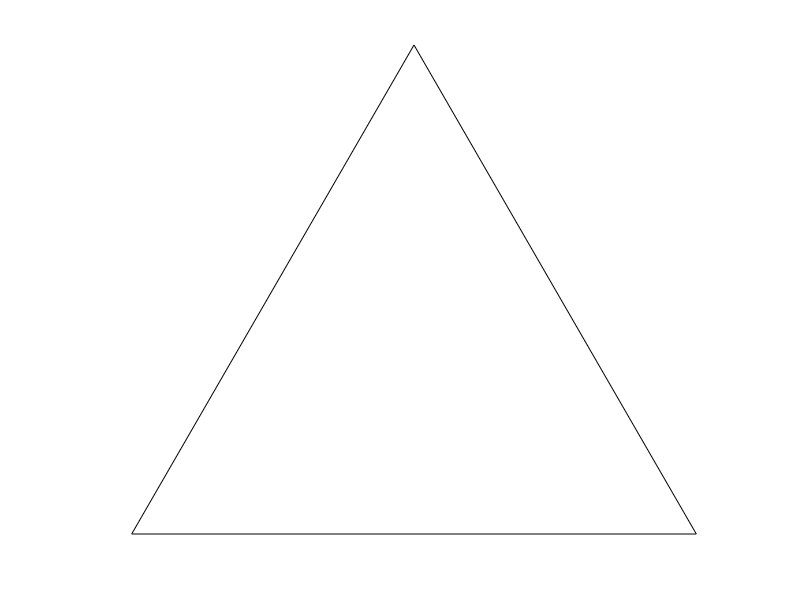

MATLAB code to generate this figure: (Note: this script raises an error after producing the figure.)
%% well-mixed 1
k=4;
r=3;c=1;
alpha=0.7;beta=1.2;

hold on


plot([0,1],[0,0],'k')
plot([0,1/2],[0,1/2*tan(pi/3)],'k')
plot([1/2,1],[1/2*tan(pi/3),0],'k')

axis equal
axis off


%PC for comparison
ang=0.001;
angle=ang*0.5*pi;
xt(1,1)=0.01*sin(angle);xt(3,1)=1-(k-1)/(k-2)*(-1/(k-1)+((k+1)/(k-1)*(1+1/beta*(r*c/(k+1)-c-alpha)))^(1/k))+0.01*cos(angle);xt(2,1)=1-xt(1,1)-xt(3,1);

ne=0;
tspan=[0:0.01:10000];
options=odeset('events',@events1);
[t,y]=ode45(@(t,y) PC_f(t,y,k,r,c,alpha,beta),tspan,xt(:,1),options);

xdata=y(:,1)+y(:,2)*cos(pi/3);
ydata=y(:,2)*sin(pi/3);
plot(xdata,ydata,'Color',0.8*[1,1,1],'Linewidth',1)  
ne=ne+1;
Xdata(1:length(xdata),ne)=xdata;Ydata(1:length(ydata),ne)=ydata;

x1=0;x2=(k-1)/(k-2)*(-1/(k-1)+((k+1)/(k-1)*(1+1/beta*(r*c/(k+1)-c-alpha)))^(1/k));
xdata=x1+x2*cos(pi/3);
ydata=x2*sin(pi/3);
scatter(xdata,ydata,70,'o','Markeredgecolor',0.6*[1,1,1],'Markerfacecolor',0.8*[1,1,1])

ang=0.3;angle=ang*0.5*pi;
xt(1,1)=0.001*sin(angle);
xt31=0.55;
xt(3,1)=xt31;xt(2,1)=1-xt(1,1)-xt(3,1);
tspan=[0:0.01:10000];
options=odeset('events',@events1);
[t,y]=ode45(@(t,y) PC_f(t,y,k,r,c,alpha,beta),tspan,xt(:,1),options);

xdata=y(:,1)+y(:,2)*cos(pi/3);
ydata=y(:,2)*sin(pi/3);
plot(xdata,ydata,'Color',0.8*[1,1,1],'Linewidth',1)  

ne=ne+1;
Xdata(1:length(xdata),ne)=xdata;Ydata(1:length(ydata),ne)=ydata;


numarrow=2;
point=[1110 600];
Xseries=[Xdata(point(1,1),1) Xdata(point(1,2),2)];
Yseries=[Ydata(point(1,1),1) Ydata(point(1,2),2)];
angleseries=[atan((Ydata(point(1,1),1)-Ydata(point(1,1)-1,1))/(Xdata(point(1,1),1)-Xdata(point(1,1)-1,1))) atan((Ydata(point(1,2),2)-Ydata(point(1,2)-1,2))/(Xdata(point(1,2),2)-Xdata(point(1,2)-1,2)))];

len=0.03;
for needle=1:numarrow
    X=Xseries(1,needle);
    Y=Yseries(1,needle);
    angle=angleseries(1,needle);
    plot([X,X+len*sin(angle-pi/3)],[Y,Y-len*cos(angle-pi/3)],'Color',0.8*[1,1,1],'Linewidth',1)
    plot([X,X+len*sin(angle-pi/3-pi/3)],[Y,Y-len*cos(angle-pi/3-pi/3)],'Color',0.8*[1,1,1],'Linewidth',1)
end







%well-mixed
ne=0;
for ang=[0.001]
    angle=ang*0.5*pi;
    xt(1,1)=0.01*sin(angle);xt(3,1)=1-(1+1/beta*(r*c/(k+1)-c-alpha))^(1/k)+0.01*cos(angle);xt(2,1)=1-xt(1,1)-xt(3,1);


    tspan=[0:0.01:10000];
    options=odeset('events',@events1);
    [t,y]=ode45(@(t,y) wellmixed_f(t,y,k,r,c,alpha,beta),tspan,xt(:,1),options);

    xdata=y(:,1)+y(:,2)*cos(pi/3);
    ydata=y(:,2)*sin(pi/3);
    plot(xdata,ydata,'k')   

    ne=ne+1;
    Xdata(1:length(xdata),ne)=xdata;Ydata(1:length(ydata),ne)=ydata;
end

ang=0.3;angle=ang*0.5*pi;
xt(1,1)=0.001*sin(angle);
for xt31=[0.44 0.7]
    xt(3,1)=xt31;xt(2,1)=1-xt(1,1)-xt(3,1);
    tspan=[0:0.01:10000];
    options=odeset('events',@events1);
    [t,y]=ode45(@(t,y) wellmixed_f(t,y,k,r,c,alpha,beta),tspan,xt(:,1),options);

    xdata=y(:,1)+y(:,2)*cos(pi/3);
    ydata=y(:,2)*sin(pi/3);
    plot(xdata,ydata,'k')   

    ne=ne+1;
    Xdata(1:length(xdata),ne)=xdata;Ydata(1:length(ydata),ne)=ydata;
end


numarrow=7;
point=[1730 1000 1000];
Xseries=[0.08 0.4 0.85 0.5 Xdata(point(1,1),1) Xdata(point(1,2),2) Xdata(point(1,3),3)];
Yseries=[0.08*tan(pi/3) 0.4*tan(pi/3) (1-0.85)*tan(pi/3) 0 Ydata(point(1,1),1) Ydata(point(1,2),2) Ydata(point(1,3),3)];
angleseries=[pi/3+pi pi/3 pi/6+pi/2 0 atan((Ydata(point(1,1),1)-Ydata(point(1,1)-1,1))/(Xdata(point(1,1),1)-Xdata(point(1,1)-1,1))) atan((Ydata(point(1,2),2)-Ydata(point(1,2)-1,2))/(Xdata(point(1,2),2)-Xdata(point(1,2)-1,2))) atan((Ydata(point(1,3),3)-Ydata(point(1,3)-1,3))/(Xdata(point(1,3),3)-Xdata(point(1,3)-1,3)))];

len=0.03;
for needle=1:numarrow
    X=Xseries(1,needle);
    Y=Yseries(1,needle);
    angle=angleseries(1,needle);
    plot([X,X+len*sin(angle-pi/3)],[Y,Y-len*cos(angle-pi/3)],'k')
    plot([X,X+len*sin(angle-pi/3-pi/3)],[Y,Y-len*cos(angle-pi/3-pi/3)],'k')
end




scatter([0,0],0,80,'ok','Markerfacecolor','w')
scatter([1,0],0,80,'ok','Markerfacecolor','w')
scatter(1/2,1/2*tan(pi/3),80,'ok','filled')


x1=0;x2=(1+1/beta*(r*c/(k+1)-c-alpha))^(1/k);
xdata=x1+x2*cos(pi/3);
ydata=x2*sin(pi/3);
scatter(xdata,ydata,80,'ok','Markerfacecolor','w')

x1=1/3;x2=1/3;
xdata=x1+x2*cos(pi/3);
ydata=x2*sin(pi/3);
plot(xdata,ydata,'sk','Markerfacecolor','w','Markersize',15)
text(xdata,ydata,'A','Interpreter','latex','HorizontalAlignment','center','VerticalAlignment','middle')
x1=0;x2=0.46;
xdata=x1+x2*cos(pi/3);
ydata=x2*sin(pi/3);
plot(xdata,ydata,'sk','Markerfacecolor','w','Markersize',15)
text(xdata,ydata,'B','Interpreter','latex','HorizontalAlignment','center','VerticalAlignment','middle')

text(0-0.08,0-0.01,'$O$','Interpreter','Latex','FontSize',19)
text(1+0.03,0-0.01,'$C$','Interpreter','Latex','FontSize',19)
text(0.5+0.03,0.5*tan(pi/3),'$D$','Interpreter','Latex','FontSize',19)



%% well-mixed 1 time evolution 1

k=4;
r=3;c=1;
alpha=0.7;beta=1.2;

xt(1,1)=1/3;xt(3,1)=1/3;xt(2,1)=1-xt(1,1)-xt(3,1);

tspan=[0:0.01:50];
[t,y]=ode45(@(t,y) wellmixed_f(t,y,k,r,c,alpha,beta),tspan,xt(:,1));

hold on
plot(tspan,y(:,1),'g')   
plot(tspan,y(:,2),'r') 
plot(tspan,y(:,3),'b') 

xlim([0 50])
ylim([0 1])
box on
xlabel('time','Interpreter','Latex','FontSize',12)

plot(0,xt(1,1),'sk','Markerfacecolor','w','Markersize',11)
text(0,xt(1,1),'A','Interpreter','latex','HorizontalAlignment','center','VerticalAlignment','middle','FontSize',8)

set(gcf,'unit','centimeters','position',[1 1 5.5 4.5])


%% well-mixed 1 time evolution 2

k=4;
r=3;c=1;
alpha=0.7;beta=1.2;

xt(1,1)=0;xt(3,1)=1-0.46;xt(2,1)=1-xt(1,1)-xt(3,1);

tspan=[0:0.01:100];
[t,y]=ode45(@(t,y) wellmixed_f(t,y,k,r,c,alpha,beta),tspan,xt(:,1));

hold on
plot(tspan,y(:,1),'g')   
plot(tspan,y(:,2),'r') 
plot(tspan,y(:,3),'b') 


xlim([0 100])
ylim([0 1])
box on
xlabel('time','Interpreter','Latex','FontSize',12)

for i=[1,3,2]
    plot(0,xt(i,1),'sk','Markerfacecolor','w','Markersize',11)
    text(0,xt(i,1),'B','Interpreter','latex','HorizontalAlignment','center','VerticalAlignment','middle','FontSize',8)
end

set(gcf,'unit','centimeters','position',[1 1 5.5 4.5])




%% well-mixed 2
k=4;
r=3;c=1;
alpha=0.7;beta=5;

hold on


plot([0,1],[0,0],'k')
plot([0,1/2],[0,1/2*tan(pi/3)],'k')
plot([1/2,1],[1/2*tan(pi/3),0],'k')

axis equal
axis off





%well-mixed
ne=0;
xt11=[1/3,0.07,0.6,0.2];
xt31=[1/3,0.07,0.2,0.6];
for i=1:4
    xt(1,1)=xt11(1,i);xt(3,1)=xt31(1,i);xt(2,1)=1-xt(1,1)-xt(3,1);
    tspan=[0:0.01:10000];
    options=odeset('events',@events2);
    [t,y]=ode45(@(t,y) wellmixed_f(t,y,k,r,c,alpha,beta),tspan,xt(:,1),options);

    xdata=y(:,1)+y(:,2)*cos(pi/3);
    ydata=y(:,2)*sin(pi/3);
    plot(xdata,ydata,'k')   

    ne=ne+1;
    Xdata(1:length(xdata),ne)=xdata;Ydata(1:length(ydata),ne)=ydata;
end

for ang=[0.001]
    angle=ang*0.5*pi;
    xt(1,1)=1*sin(angle);xt(3,1)=1-(1+1/beta*(r*c/(k+1)-c-alpha))^(1/k)+0.01*cos(angle);xt(2,1)=1-xt(1,1)-xt(3,1);


    tspan=[0:0.01:10000];
    options=odeset('events',@events1);
    [t,y]=ode45(@(t,y) wellmixed_f(t,y,k,r,c,alpha,beta),tspan,xt(:,1),options);

    xdata=y(:,1)+y(:,2)*cos(pi/3);
    ydata=y(:,2)*sin(pi/3);
    plot(xdata,ydata,'k')   

    ne=ne+1;
    Xdata(1:length(xdata),ne)=xdata;Ydata(1:length(ydata),ne)=ydata;
end

numarrow=9;
point=[40 200 40 40 260];
Xseries=[1/4 0.49 0.75 0.5 Xdata(point(1,1),1) Xdata(point(1,2),2) Xdata(point(1,3),3) Xdata(point(1,4),4) Xdata(point(1,5),5)];
Yseries=[1/4*tan(pi/3) 0.49*tan(pi/3) (1-0.75)*tan(pi/3) 0 Ydata(point(1,1),1) Ydata(point(1,2),2) Ydata(point(1,3),3) Ydata(point(1,4),4) Ydata(point(1,5),5)];
angleseries=[pi/3+pi pi/3 pi/6+pi/2 0 atan((Ydata(point(1,1),1)-Ydata(point(1,1)-1,1))/(Xdata(point(1,1),1)-Xdata(point(1,1)-1,1))) atan((Ydata(point(1,2),2)-Ydata(point(1,2)-1,2))/(Xdata(point(1,2),2)-Xdata(point(1,2)-1,2))) atan((Ydata(point(1,3),3)-Ydata(point(1,3)-1,3))/(Xdata(point(1,3),3)-Xdata(point(1,3)-1,3))) atan((Ydata(point(1,4),4)-Ydata(point(1,4)-1,4))/(Xdata(point(1,4),4)-Xdata(point(1,4)-1,4))) pi+atan((Ydata(point(1,5),5)-Ydata(point(1,5)-1,5))/(Xdata(point(1,5),5)-Xdata(point(1,5)-1,5)))];

len=0.03;
for needle=1:numarrow
    X=Xseries(1,needle);
    Y=Yseries(1,needle);
    angle=angleseries(1,needle);
    plot([X,X+len*sin(angle-pi/3)],[Y,Y-len*cos(angle-pi/3)],'k')
    plot([X,X+len*sin(angle-pi/3-pi/3)],[Y,Y-len*cos(angle-pi/3-pi/3)],'k')
end




scatter([0,0],0,80,'ok','Markerfacecolor','w')
scatter([1,0],0,80,'ok','Markerfacecolor','w')
scatter(1/2,1/2*tan(pi/3),80,'ok','filled')


x1=0;x2=(1+1/beta*(r*c/(k+1)-c-alpha))^(1/k);
xdata=x1+x2*cos(pi/3);
ydata=x2*sin(pi/3);
scatter(xdata,ydata,80,'ok','Markerfacecolor','w')

x1=1/3;x2=1/3;
xdata=x1+x2*cos(pi/3);
ydata=x2*sin(pi/3);
plot(xdata,ydata,'sk','Markerfacecolor','w','Markersize',15)
text(xdata,ydata,'A','Interpreter','latex','HorizontalAlignment','center','VerticalAlignment','middle')
x1=0.07;x2=0.86;
xdata=x1+x2*cos(pi/3);
ydata=x2*sin(pi/3);
plot(xdata,ydata,'sk','Markerfacecolor','w','Markersize',15)
text(xdata,ydata,'B','Interpreter','latex','HorizontalAlignment','center','VerticalAlignment','middle')

text(0-0.08,0-0.01,'$O$','Interpreter','Latex','FontSize',19)
text(1+0.03,0-0.01,'$C$','Interpreter','Latex','FontSize',19)
text(0.5+0.03,0.5*tan(pi/3),'$D$','Interpreter','Latex','FontSize',19)


%% well-mixed 2 time evolution 1

k=4;
r=3;c=1;
alpha=0.7;beta=5;

xt(1,1)=1/3;xt(3,1)=1/3;xt(2,1)=1-xt(1,1)-xt(3,1);

tspan=[0:0.01:100];
[t,y]=ode45(@(t,y) wellmixed_f(t,y,k,r,c,alpha,beta),tspan,xt(:,1));

hold on
plot(tspan,y(:,1),'g')   
plot(tspan,y(:,2),'r') 
plot(tspan,y(:,3),'b') 

xlim([0 100])
ylim([0 1])
box on
xlabel('time','Interpreter','Latex','FontSize',12)

plot(0,xt(1,1),'sk','Markerfacecolor','w','Markersize',11)
text(0,xt(1,1),'A','Interpreter','latex','HorizontalAlignment','center','VerticalAlignment','middle','FontSize',8)

set(gcf,'unit','centimeters','position',[1 1 5.5 4.5])


%% well-mixed 2 time evolution 2

k=4;
r=3;c=1;
alpha=0.7;beta=5;

xt(1,1)=0.07;xt(3,1)=0.07;xt(2,1)=1-xt(1,1)-xt(3,1);

tspan=[0:0.01:50];
[t,y]=ode45(@(t,y) wellmixed_f(t,y,k,r,c,alpha,beta),tspan,xt(:,1));

hold on
plot(tspan,y(:,1),'g')   
plot(tspan,y(:,2),'r') 
plot(tspan,y(:,3),'b') 

xlim([0 50])
ylim([0 1])
box on
xlabel('time','Interpreter','Latex','FontSize',12)

plot(0,xt(1,1),'sk','Markerfacecolor','w','Markersize',11)
text(0,xt(1,1),'B','Interpreter','latex','HorizontalAlignment','center','VerticalAlignment','middle','FontSize',8)
plot(0,xt(2,1),'sk','Markerfacecolor','w','Markersize',11)
text(0,xt(2,1),'B','Interpreter','latex','HorizontalAlignment','center','VerticalAlignment','middle','FontSize',8)

set(gcf,'unit','centimeters','position',[1 1 5.5 4.5])



%% PC 1
k=4;
r=3;c=1;
alpha=0.7;beta=1.2;

hold on


plot([0,1],[0,0],'k')
plot([0,1/2],[0,1/2*tan(pi/3)],'k')
plot([1/2,1],[1/2*tan(pi/3),0],'k')

axis equal
axis off



%well-mixed for comparison
ne=0;
ang=0.001;
angle=ang*0.5*pi;
xt(1,1)=0.01*sin(angle);xt(3,1)=1-(1+1/beta*(r*c/(k+1)-c-alpha))^(1/k)+0.01*cos(angle);xt(2,1)=1-xt(1,1)-xt(3,1);

tspan=[0:0.01:10000];
options=odeset('events',@events1);
[t,y]=ode45(@(t,y) wellmixed_f(t,y,k,r,c,alpha,beta),tspan,xt(:,1),options);

xdata=y(:,1)+y(:,2)*cos(pi/3);
ydata=y(:,2)*sin(pi/3);
plot(xdata,ydata,'Color',0.8*[1,1,1],'Linewidth',1)  
ne=ne+1;
Xdata(1:length(xdata),ne)=xdata;Ydata(1:length(ydata),ne)=ydata;

ang=0.3;angle=ang*0.5*pi;
xt(1,1)=0.001*sin(angle);
xt31=0.44;
xt(3,1)=xt31;xt(2,1)=1-xt(1,1)-xt(3,1);
tspan=[0:0.01:10000];
options=odeset('events',@events1);
[t,y]=ode45(@(t,y) wellmixed_f(t,y,k,r,c,alpha,beta),tspan,xt(:,1),options);

xdata=y(:,1)+y(:,2)*cos(pi/3);
ydata=y(:,2)*sin(pi/3);
plot(xdata,ydata,'Color',0.8*[1,1,1],'Linewidth',1)  

ne=ne+1;
Xdata(1:length(xdata),ne)=xdata;Ydata(1:length(ydata),ne)=ydata;



x1=0;x2=(1+1/beta*(r*c/(k+1)-c-alpha))^(1/k);
xdata=x1+x2*cos(pi/3);
ydata=x2*sin(pi/3);
scatter(xdata,ydata,70,'o','Markeredgecolor',0.6*[1,1,1],'Markerfacecolor',0.8*[1,1,1])

numarrow=2;
point=[1730 1000];
Xseries=[Xdata(point(1,1),1) Xdata(point(1,2),2)];
Yseries=[Ydata(point(1,1),1) Ydata(point(1,2),2)];
angleseries=[atan((Ydata(point(1,1),1)-Ydata(point(1,1)-1,1))/(Xdata(point(1,1),1)-Xdata(point(1,1)-1,1))) atan((Ydata(point(1,2),2)-Ydata(point(1,2)-1,2))/(Xdata(point(1,2),2)-Xdata(point(1,2)-1,2)))];

len=0.03;
for needle=1:numarrow
    X=Xseries(1,needle);
    Y=Yseries(1,needle);
    angle=angleseries(1,needle);
    plot([X,X+len*sin(angle-pi/3)],[Y,Y-len*cos(angle-pi/3)],'Color',0.8*[1,1,1],'Linewidth',1)
    plot([X,X+len*sin(angle-pi/3-pi/3)],[Y,Y-len*cos(angle-pi/3-pi/3)],'Color',0.8*[1,1,1],'Linewidth',1)
end



%PC
ne=0;
for ang=[0.001]
    angle=ang*0.5*pi;
    xt(1,1)=0.01*sin(angle);xt(3,1)=1-(k-1)/(k-2)*(-1/(k-1)+((k+1)/(k-1)*(1+1/beta*(r*c/(k+1)-c-alpha)))^(1/k))+0.01*cos(angle);xt(2,1)=1-xt(1,1)-xt(3,1);


    tspan=[0:0.01:10000];
    options=odeset('events',@events1);
    [t,y]=ode45(@(t,y) PC_f(t,y,k,r,c,alpha,beta),tspan,xt(:,1),options);

    xdata=y(:,1)+y(:,2)*cos(pi/3);
    ydata=y(:,2)*sin(pi/3);
    plot(xdata,ydata,'k')   

    ne=ne+1;
    Xdata(1:length(xdata),ne)=xdata;Ydata(1:length(ydata),ne)=ydata;
end


ang=0.3;angle=ang*0.5*pi;
xt(1,1)=0.001*sin(angle);
for xt31=[0.55 0.8]
    xt(3,1)=xt31;xt(2,1)=1-xt(1,1)-xt(3,1);
    tspan=[0:0.01:10000];
    options=odeset('events',@events1);
    [t,y]=ode45(@(t,y) PC_f(t,y,k,r,c,alpha,beta),tspan,xt(:,1),options);

    xdata=y(:,1)+y(:,2)*cos(pi/3);
    ydata=y(:,2)*sin(pi/3);
    plot(xdata,ydata,'k')   

    ne=ne+1;
    Xdata(1:length(xdata),ne)=xdata;Ydata(1:length(ydata),ne)=ydata;
end


numarrow=7;
point=[1110 600 800];
Xseries=[0.04 0.35 0.82 0.5 Xdata(point(1,1),1) Xdata(point(1,2),2) Xdata(point(1,3),3)];
Yseries=[0.04*tan(pi/3) 0.35*tan(pi/3) (1-0.82)*tan(pi/3) 0 Ydata(point(1,1),1) Ydata(point(1,2),2) Ydata(point(1,3),3)];
angleseries=[pi/3+pi pi/3 pi/6+pi/2 0 atan((Ydata(point(1,1),1)-Ydata(point(1,1)-1,1))/(Xdata(point(1,1),1)-Xdata(point(1,1)-1,1))) atan((Ydata(point(1,2),2)-Ydata(point(1,2)-1,2))/(Xdata(point(1,2),2)-Xdata(point(1,2)-1,2))) atan((Ydata(point(1,3),3)-Ydata(point(1,3)-1,3))/(Xdata(point(1,3),3)-Xdata(point(1,3)-1,3)))];

len=0.03;
for needle=1:numarrow
    X=Xseries(1,needle);
    Y=Yseries(1,needle);
    angle=angleseries(1,needle);
    plot([X,X+len*sin(angle-pi/3)],[Y,Y-len*cos(angle-pi/3)],'k')
    plot([X,X+len*sin(angle-pi/3-pi/3)],[Y,Y-len*cos(angle-pi/3-pi/3)],'k')
end





scatter([0,0],0,80,'ok','Markerfacecolor','w')
scatter([1,0],0,80,'ok','Markerfacecolor','w')
scatter(1/2,1/2*tan(pi/3),80,'ok','filled')


x1=0;x2=(k-1)/(k-2)*(-1/(k-1)+((k+1)/(k-1)*(1+1/beta*(r*c/(k+1)-c-alpha)))^(1/k));
xdata=x1+x2*cos(pi/3);
ydata=x2*sin(pi/3);
scatter(xdata,ydata,80,'ok','Markerfacecolor','w')

x1=1/3;x2=1/3;
xdata=x1+x2*cos(pi/3);
ydata=x2*sin(pi/3);
plot(xdata,ydata,'sk','Markerfacecolor','w','Markersize',15)
text(xdata,ydata,'A','Interpreter','latex','HorizontalAlignment','center','VerticalAlignment','middle')
x1=0;x2=0.46;
xdata=x1+x2*cos(pi/3);
ydata=x2*sin(pi/3);
plot(xdata,ydata,'sk','Markerfacecolor','w','Markersize',15)
text(xdata,ydata,'B','Interpreter','latex','HorizontalAlignment','center','VerticalAlignment','middle')

text(0-0.08,0-0.01,'$O$','Interpreter','Latex','FontSize',19)
text(1+0.03,0-0.01,'$C$','Interpreter','Latex','FontSize',19)
text(0.5+0.03,0.5*tan(pi/3),'$D$','Interpreter','Latex','FontSize',19)



%% PC 1 time evolution 1

k=4;
r=3;c=1;
alpha=0.7;beta=1.2;

xt(1,1)=1/3;xt(3,1)=xt(1,1);xt(2,1)=1-xt(1,1)-xt(3,1);

tspan=[0:0.01:50];
[t,y]=ode45(@(t,y) PC_f(t,y,k,r,c,alpha,beta),tspan,xt(:,1));

hold on
plot(tspan,y(:,1),'g')   
plot(tspan,y(:,2),'r') 
plot(tspan,y(:,3),'b') 


xlim([0 50])
ylim([0 1])
box on
xlabel('time','Interpreter','Latex','FontSize',12)

plot(0,xt(1,1),'sk','Markerfacecolor','w','Markersize',11)
text(0,xt(1,1),'A','Interpreter','latex','HorizontalAlignment','center','VerticalAlignment','middle','FontSize',8)

set(gcf,'unit','centimeters','position',[1 1 5.5 4.5])



%% PC 1 time evolution 1

k=4;
r=3;c=1;
alpha=0.7;beta=1.2;

xt(1,1)=0;xt(3,1)=1-0.46;xt(2,1)=1-xt(1,1)-xt(3,1);

tspan=[0:0.01:50];
[t,y]=ode45(@(t,y) PC_f(t,y,k,r,c,alpha,beta),tspan,xt(:,1));

hold on
plot(tspan,y(:,1),'g')   
plot(tspan,y(:,2),'r') 
plot(tspan,y(:,3),'b') 


xlim([0 50])
ylim([0 1])
box on
xlabel('time','Interpreter','Latex','FontSize',12)

for i=[1,3,2]
    plot(0,xt(i,1),'sk','Markerfacecolor','w','Markersize',11)
    text(0,xt(i,1),'B','Interpreter','latex','HorizontalAlignment','center','VerticalAlignment','middle','FontSize',8)
end


set(gcf,'unit','centimeters','position',[1 1 5.5 4.5])







%% PC 2
k=4;
r=3;c=1;
alpha=0.7;beta=5;

hold on


plot([0,1],[0,0],'k')
plot([0,1/2],[0,1/2*tan(pi/3)],'k')
plot([1/2,1],[1/2*tan(pi/3),0],'k')

axis equal
axis off




%PC

ne=0;
xt11=[1/3,0.07,0.6,0.2];
xt31=[1/3,0.07,0.2,0.6];
for i=1:4
    xt(1,1)=xt11(1,i);xt(3,1)=xt31(1,i);xt(2,1)=1-xt(1,1)-xt(3,1);
    tspan=[0:0.01:2000];
    options=odeset('events',@events2);
    [t,y]=ode45(@(t,y) PC_f(t,y,k,r,c,alpha,beta),tspan,xt(:,1),options);

    xdata=y(:,1)+y(:,2)*cos(pi/3);
    ydata=y(:,2)*sin(pi/3);
    plot(xdata,ydata,'k')   

    ne=ne+1;
    Xdata(1:length(xdata),ne)=xdata;Ydata(1:length(ydata),ne)=ydata;
end


numarrow=9;
point=[40 60 40 40 2770 1670];
Xseries=[1/4 0.75 0.5 Xdata(point(1,1),1) Xdata(point(1,2),2) Xdata(point(1,3),3) Xdata(point(1,4),4) Xdata(point(1,5),1) Xdata(point(1,6),3)];
Yseries=[1/4*tan(pi/3) (1-0.75)*tan(pi/3) 0 Ydata(point(1,1),1) Ydata(point(1,2),2) Ydata(point(1,3),3) Ydata(point(1,4),4) Ydata(point(1,5),1) Ydata(point(1,6),3)];
angleseries=[pi/3+pi pi/3+pi/3 0 atan((Ydata(point(1,1),1)-Ydata(point(1,1)-1,1))/(Xdata(point(1,1),1)-Xdata(point(1,1)-1,1))) pi+atan((Ydata(point(1,2),2)-Ydata(point(1,2)-1,2))/(Xdata(point(1,2),2)-Xdata(point(1,2)-1,2))) atan((Ydata(point(1,3),3)-Ydata(point(1,3)-1,3))/(Xdata(point(1,3),3)-Xdata(point(1,3)-1,3))) atan((Ydata(point(1,4),4)-Ydata(point(1,4)-1,4))/(Xdata(point(1,4),4)-Xdata(point(1,4)-1,4))) pi+atan((Ydata(point(1,5),1)-Ydata(point(1,5)-1,1))/(Xdata(point(1,5),1)-Xdata(point(1,5)-1,1))) pi+atan((Ydata(point(1,6),3)-Ydata(point(1,6)-1,3))/(Xdata(point(1,6),3)-Xdata(point(1,6)-1,3)))];

len=0.03;
for needle=1:numarrow
    X=Xseries(1,needle);
    Y=Yseries(1,needle);
    angle=angleseries(1,needle);
    plot([X,X+len*sin(angle-pi/3)],[Y,Y-len*cos(angle-pi/3)],'k')
    plot([X,X+len*sin(angle-pi/3-pi/3)],[Y,Y-len*cos(angle-pi/3-pi/3)],'k')
end




scatter([0,0],0,80,'ok','Markerfacecolor','w')
scatter([1,0],0,80,'ok','Markerfacecolor','w')
scatter(1/2,1/2*tan(pi/3),80,'ok','Markerfacecolor','w')



x1=1/3;x2=1/3;
xdata=x1+x2*cos(pi/3);
ydata=x2*sin(pi/3);
plot(xdata,ydata,'sk','Markerfacecolor','w','Markersize',15)
text(xdata,ydata,'A','Interpreter','latex','HorizontalAlignment','center','VerticalAlignment','middle')
x1=0.07;x2=0.86;
xdata=x1+x2*cos(pi/3);
ydata=x2*sin(pi/3);
plot(xdata,ydata,'sk','Markerfacecolor','w','Markersize',15)
text(xdata,ydata,'B','Interpreter','latex','HorizontalAlignment','center','VerticalAlignment','middle')

text(0-0.08,0-0.01,'$O$','Interpreter','Latex','FontSize',19)
text(1+0.03,0-0.01,'$C$','Interpreter','Latex','FontSize',19)
text(0.5+0.03,0.5*tan(pi/3),'$D$','Interpreter','Latex','FontSize',19)




%% PC 2 time evolution 1

k=4;
r=3;c=1;
alpha=0.7;beta=5;

xt(1,1)=1/3;xt(3,1)=xt(1,1);xt(2,1)=1-xt(1,1)-xt(3,1);

tspan=[0:0.01:200];
[t,y]=ode45(@(t,y) PC_f(t,y,k,r,c,alpha,beta),tspan,xt(:,1));

hold on
plot(tspan,y(:,1),'g')   
plot(tspan,y(:,2),'r') 
plot(tspan,y(:,3),'b') 

xlim([0 200])
ylim([0 1])
box on
xlabel('time','Interpreter','Latex','FontSize',12)

plot(0,xt(1,1),'sk','Markerfacecolor','w','Markersize',11)
text(0,xt(1,1),'A','Interpreter','latex','HorizontalAlignment','center','VerticalAlignment','middle','FontSize',8)

set(gcf,'unit','centimeters','position',[1 1 5.5 4.5])


%% PC 2 time evolution 2

k=4;
r=3;c=1;
alpha=0.7;beta=5;

xt(1,1)=0.07;xt(3,1)=xt(1,1);xt(2,1)=1-xt(1,1)-xt(3,1);

tspan=[0:0.01:500];
[t,y]=ode45(@(t,y) PC_f(t,y,k,r,c,alpha,beta),tspan,xt(:,1));

hold on
plot(tspan,y(:,1),'g')   
plot(tspan,y(:,2),'r') 
plot(tspan,y(:,3),'b') 

xlim([0 200])
ylim([0 1])
box on
xlabel('time','Interpreter','Latex','FontSize',12)

plot(0,xt(1,1),'sk','Markerfacecolor','w','Markersize',11)
text(0,xt(1,1),'B','Interpreter','latex','HorizontalAlignment','center','VerticalAlignment','middle','FontSize',8)
plot(0,xt(2,1),'sk','Markerfacecolor','w','Markersize',11)
text(0,xt(2,1),'B','Interpreter','latex','HorizontalAlignment','center','VerticalAlignment','middle','FontSize',8)

set(gcf,'unit','centimeters','position',[1 1 5.5 4.5])




%% diagram

hold on
axis off


k=4;
r=3;c=1;
alpha=0.7;

beta0WX=1.1;
beta0ST=(k+1)*(k-1)^(k-1)/(1-(k+1)*(k-1)^(k-1))*(r*c/(k+1)-c-alpha);
betaequal=((k+1)^(1/k)*(k-1)^(1-1/k)-k+2)^k/(1-((k+1)^(1/k)*(k-1)^(1-1/k)-k+2)^k)*(r*c/(k+1)-c-alpha);
limitbeta=(k+1)/2*(-r*c/(k+1)+c+alpha);


h=fill([0,beta0WX,beta0WX,beta0ST,beta0ST,0,0],[0.5,0.5,0,0,-0.5,-0.5,0.5],'r')
set(h,'edgealpha',0,'facealpha',0.3)
h=fill([beta0WX,betaequal,betaequal,beta0ST,beta0ST,beta0WX,beta0WX],[0.5,0.5,-0.5,-0.5,0,0,0.5],'y')
set(h,'edgealpha',0,'facealpha',0.3)
h=fill([betaequal,5,5,limitbeta,limitbeta,betaequal,betaequal],[0.5,0.5,0,0,-0.5,-0.5,0.5],'b')
set(h,'edgealpha',0,'facealpha',0.2)
h=fill([limitbeta,5,5,limitbeta,limitbeta],[0,0,-0.5,-0.5,0],'g')
set(h,'edgealpha',0,'facealpha',0.2)


plot([0,5],[0.5,0.5],'k')
plot(0,0.5,'ok','Markerfacecolor','w')
plot(5,0.5,'ok','Markerfacecolor','w')

plot([betaequal,betaequal],[0.5,-0.5],'-k','Markerfacecolor','k')
plot(betaequal,0.5,'ok','Markerfacecolor','k')

plot([beta0WX,beta0WX],[0.5,0],'k')
plot(beta0WX,0.5,'ok','Markerfacecolor','k')


plot([-0.3,5.3],[0,0],'--k')

plot([0,5],[-0.5,-0.5],'k')
plot(5,-0.5,'ok','Markerfacecolor','w')


plot(0,-0.5,'ok','Markerfacecolor','w')
plot(limitbeta,-0.5,'ok','Markerfacecolor','k')
plot([limitbeta,limitbeta],[0,-0.5],'-k','Markerfacecolor','k')


plot(betaequal,-0.5,'ok','Markerfacecolor','k')

plot([beta0ST,beta0ST],[-0.5,0],'k')
plot(beta0ST,-0.5,'ok','Markerfacecolor','k')

% fill([4.9,5,4.9,4.9],[0.03,0,-0.03,0.03],'k')

xlim([-0.5 5.5])
ylim([-1,1])


% %pool
% (k+1)/2*(-r*c/(k+1)+c+alpha)



set(gcf,'unit','centimeters','position',[1 1 25 15])

%% beta 1D figure

hold on
k=4;
r=3;c=1;
alpha=0.7;

X=[1:0.01:10];
X1=[1.1:0.01:10];
X2=[(k+1)*(k-1)^(k-1)/(1-(k+1)*(k-1)^(k-1))*(r*c/(k+1)-c-alpha),1.11:0.01:10]
plot(X,X*0,':k')
plot(X,X*0+1,':k')

dataWM=[];needle=0;
for beta=X1
    needle=needle+1;
    dataWM(1,needle)=(1+1/beta*(r*c/(k+1)-c-alpha))^(1/k);
    dataPC(1,needle)=(k-1)/(k-2)*(-1/(k-1)+((k+1)/(k-1)*(1+1/beta*(r*c/(k+1)-c-alpha)))^(1/k));
end
dataPC=[];needle=0;
for beta=X2
    needle=needle+1;
    dataPC(1,needle)=(k-1)/(k-2)*(-1/(k-1)+((k+1)/(k-1)*(1+1/beta*(r*c/(k+1)-c-alpha)))^(1/k));
end

p1=plot(X1,dataWM(1,:),'Color',[217/255,83/255,25/255],'Linewidth',1)
p2=plot(X2,dataPC(1,:),'Color',[237/255,177/255,23/255],'Linewidth',3)


set(gca,'XScale','log')
box on


% beta0=((k+1)^(1/k)*(k-1)^(1-1/k)-k+2)^k/(1-((k+1)^(1/k)*(k-1)^(1-1/k)-k+2)^k)*(r*c/(k+1)-c-alpha);
% plot(beta0,0.5,'o')
% beta1=(k+1)/2*(-r*c/(k+1)+c+alpha);
% plot(beta1,0.5,'o')


ylim([-0.5 1.5])

h1=legend([p1,p2],'Well-mixed','Structured','Location','best','fontsize',10);
set(h1,'Interpreter','latex')

xlabel('$\beta$','Interpreter','LaTex','fontsize',12)
ylabel('$x_D^{(DO)}$','Interpreter','LaTex','fontsize',12)

set(gcf,'unit','centimeters','position',[1 1 14 8])



